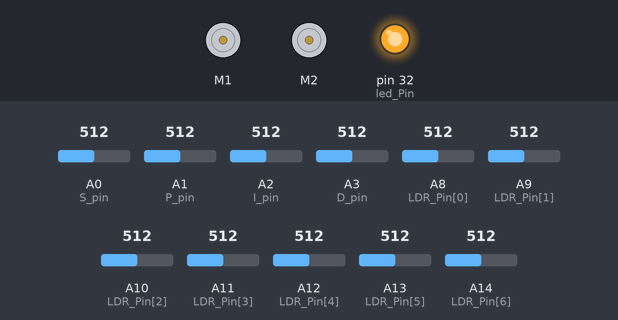
A sketch run on a simulated Arduino Mega 2560, built with avr-gcc and run on an emulated ATmega2560. On the bench: 2 × DC motor (green arrow = forward, orange = backward, longer = faster), output pins drawn as LEDs (lit = HIGH). Inputs (shaded band) come from the test bench; at power-on: A0 (S_pin) = 512, A1 (P_pin) = 512, A2 (I_pin) = 512, A3 (D_pin) = 512, A8 (LDR_Pin[0]) = 512, A9 (LDR_Pin[1]) = 512, A10 (LDR_Pin[2]) = 512, A11 (LDR_Pin[3]) = 512, A12 (LDR_Pin[4]) = 512, A13 (LDR_Pin[5]) = 512, A14 (LDR_Pin[6]) = 512.

Above: at 0.01 s.
At 17.9 s:
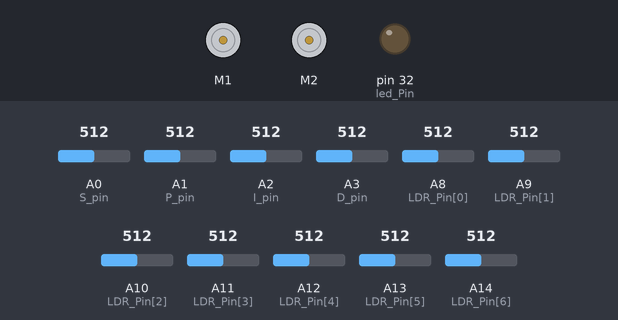
Timing chart, 0 to 19.4 s (numbered marks = the images above):
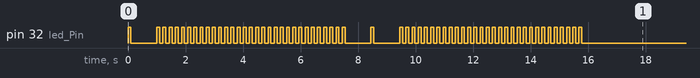

The sketch:

10_5_line_follower_code.ino
```cpp
/* ************************************************************************************************* */
// * ECE 201: Line Following Robot with PID + Safety Logic * //
/* ************************************************************************************************* */

// ************************************************************************************************* //
// Declare Variables

// Variables and Libaries for Motor
#include <Wire.h>
#include <Adafruit_MotorShield.h>

Adafruit_MotorShield AFMS = Adafruit_MotorShield();
// Motors can be switched here (1) <--> (2)
Adafruit_DCMotor *Motor1 = AFMS.getMotor(1); // left motor
Adafruit_DCMotor *Motor2 = AFMS.getMotor(2); // right motor

// Set Initial Speed of Motors (CAN BE EDITED BY USER)
// Default speed set to 60 as recommended
const int M1Sp = 60;
const int M2Sp = 60;

// Variables for Potentiometer
// Assigned to Analog pins A0-A3
const int S_pin = A0; //proportional control
const int P_pin = A1; //proportional control
const int I_pin = A2; //integral control
const int D_pin = A3; //derivative control

// User set SPID values
// These are the MAXIMUM values that the potentiometers can map to.
// Tuned for standard line following behavior.
const float speed       = 140; // Max added speed
const float proportion  = 80;  // Max Kp
const float integral    = 5;   // Max Ki (Keep small to prevent windup)
const float derivative  = 80;  // Max Kd

const int numMeas = 30; // setting numMeas to 40 as in code 10.4 is recommended

// Initialize SPID values to zero
int SpRead = 0; //Speed Increase
int kPRead = 0; //proportional gain
int kIRead = 0; //integral gain
int kDRead = 0; //derivative gain

// Variables for Light Sensors
// LDR_Pin holds 7 values of the LDR pin connection to the Arduino
int LDR_Pin[7] = {A8, A9, A10, A11, A12, A13, A14};
int LDR[7]; // this is an empty array that will hold the readings from our potentiometers

// LED Pin (PRESET DO NOT CHANGE)
int led_Pin = 32;

// Calibration Variables
float Mn[7]; // array containing minimum read values of every potentiometer
float Mx[7]; // array containing maximum read values of every potentiometer
float LDRf[7] = {0.,0.,0.,0.,0.,0.,0.}; // initialize the LDR read values to float zero

int MxRead; // maximum read value by any potentiometer
int MxIndex; // index (location in array) of max read value
float AveRead; // average read value of potentiometer
int CriteriaForMax; // value to determine whether a read value is a max
float WeightedAve; // weighted average after calibration

// Error calculation variables
int im0, im1, im2;

// Motor control variables
int M1SpeedtoMotor, M2SpeedtoMotor; // actual speeds motor will be rotating at
int Turn; // which direction and how sharply should the cart turn
int M1P = 0, M2P = 0; // proportion control for motors 1 and 2 respectively
float error; // current error
int lasterror = 0; // previous error
int sumerror = 0; // sum of total errors
float kP, kI, kD; // final values of P, I, and D used in control

// ************************************************************************************************* //
// setup - runs once
void setup() {
  Serial.begin(9600); // Standard baud rate
  AFMS.begin(); // initialize the motor

  pinMode(led_Pin, OUTPUT); // set the led_pin to be an output

  Calibrate(); // Calibrate black and white sensing

  ReadPotentiometers(); // Read potentiometer values (Sp, P, I, & D)

  delay(2000); // Delay to ensure cart is properly placed before moving

  RunMotors(); // Starts motors straight forward

} // end setup()

// ************************************************************************************************* //
// loop - runs/loops forever
void loop() {
  // Note: some functions are only helpful for debugging and can be commented out once functionality is ensured

  ReadPotentiometers(); // Only if you want to see Potentiometers working in set up as you run the line following

  ReadPhotoResistors(); // Read photoresistors and map to 0-100 based on calibration

  // *** SAFETY CHECK ***
  // If CheckSafety returns false, it means danger is detected.
  // We stop the motors and skip the PID calculation.
  if (CheckSafety() == false) {
    EmergencyStop();
    // Do NOT proceed to CalcError or RunMotors
    return; // Restart the loop immediately
  }

  CalcError();

  PID_Turn(); // PID Control and Output to motors to turn
  RunMotors(); // Uses info from

  //Print(); // Print values to serial monitor

} // end loop()

// ************************************************************************************************* //
// NEW: SAFETY FUNCTION
// Returns TRUE if it is safe to drive.
// Returns FALSE if the robot is lifted, falling, or completely lost.
bool CheckSafety() {
  int darkCount = 0;
  int whiteCount = 0;

  // Scan all 7 sensors
  for (int i = 0; i < 7; i++) {
    // 1. Detect Darkness (Cliff / Lifted)
    // If sensor reads high (> 90), it sees no reflection (air/cliff) or black line.
    if (LDR[i] > 90) {
      darkCount++;
    }

    // 2. Detect White (Lost Line)
    // If sensor reads low (< 15), it sees only white surface.
    if (LDR[i] < 15) {
      whiteCount++;
    }
  }

  // CONDITION 1: CLIFF DETECTED
  // If 6 or more sensors are "Dark", we are likely in the air or off a cliff.
  if (darkCount >= 6) {
    // Serial.println("SAFETY TRIGGER: CLIFF / LIFTED");
    return false; // Unsafe
  }

  // CONDITION 2: LINE LOST
  // If ALL 7 sensors see white, we have lost the line completely.
  // Stop to prevent wandering into walls.
  if (whiteCount >= 7) {
    // Serial.println("SAFETY TRIGGER: LINE LOST");
    return false; // Unsafe
  }

  return true; // Safe
}

// ************************************************************************************************* //
// NEW: EMERGENCY STOP FUNCTION
void EmergencyStop() {
  Motor1->run(RELEASE);
  Motor2->run(RELEASE);
  Motor1->setSpeed(0);
  Motor2->setSpeed(0);
}

// ************************************************************************************************* //
// function to quickly blink an LED
void fastBlink() {
  digitalWrite(led_Pin, HIGH); // turn on the LED
  delay(100); // wait for 100 milliseconds

  digitalWrite(led_Pin, LOW); // turn off the LED
  delay(100); // wait for 100 milliseconds
} // end fastBlink()

// ************************************************************************************************* //
// function to slowly blink an LED
void slowBlink() {
  digitalWrite(led_Pin, HIGH); // turn on the LED
  delay(100); // wait for 100 milliseconds

  digitalWrite(led_Pin, LOW); // turn off the LED
  delay(900); // wait for 900 milliseconds
} // end slowBlink()

// ************************************************************************************************* //
// function to calibrate
void Calibrate() {
  // wait to make sure cart is in position with sensors over a white (light) surface
  for (int calii = 0; calii < 1; calii++) { // wait four blinks for the cart to be positioned
    slowBlink(); // blink the indicator LED
  }

  // Calibration
  // White Calibration
  for (int calii = 0; calii < numMeas; calii++) { // Repeat for numMeas (40)

    fastBlink(); // blink the indicator LED

    for (int ci = 0; ci < 7; ci++) { // loop over all 7 LDRs
      LDRf[ci] = LDRf[ci] + (float) analogRead(LDR_Pin[ci]);
      delay(2);
    }
  }

  // Find average of each LDR's read values
  for (int cm = 0; cm < 7; cm++) { // loop over all 7 LDRs
    Mn[cm] = round(LDRf[cm] / (float)numMeas); // take average of each LDR's readings
    LDRf[cm] = 0.; // reset the array holding the sum of the LDR's readings
  }

 // Wait to move from White to Black Surface
  for (int calii = 0; calii < 2; calii++) { // wait ten blinks for the cart to be repositioned
    slowBlink();
  }

  // Black Calibration
  for (int calii = 0; calii < numMeas; calii++) { // Repeat for numMeas (40)

    fastBlink(); // blink the indicator LED

    for (int ci = 0; ci < 7; ci++) { // loop over all 7 LDRs
      LDRf[ci] = LDRf[ci] + (float) analogRead(LDR_Pin[ci]);
      delay(2);
    }
  }

  // Find average of each LDR's read values
  for (int cm = 0; cm < 7; cm++) { // loop over all 7 LDRs
    Mx[cm] = round(LDRf[cm] / (float)numMeas); // take average of each LDR's readings
    LDRf[cm] = 0.; // reset the array holding the sum of the LDR's readings
  }
} // end Calibrate()

// ************************************************************************************************* //
// function to read and map values from potentiometers
void ReadPotentiometers() {
  SpRead = map(analogRead(S_pin), 0, 1023, 0, speed);
  kPRead = map(analogRead(P_pin), 0, 1023, 0, proportion);
  kIRead = map(analogRead(I_pin), 0, 1023, 0, integral);
  kDRead = map(analogRead(D_pin), 0, 1023, 0, derivative);
} // end ReadPotentiometers()

// ************************************************************************************************* //
// function to start motors using nominal speed + speed addition from potentiometer
void RunMotors() {
  M1SpeedtoMotor = min(M1Sp + SpRead + M1P, 255); // limits speed to 255
  M2SpeedtoMotor = min(M2Sp + SpRead + M2P, 255); // remember M1Sp & M2Sp is defined at beginning of code (default 60)

  Motor1->setSpeed(abs(M1SpeedtoMotor));
  Motor2->setSpeed(abs(M2SpeedtoMotor));

  // Motor 1 control
  if (M1SpeedtoMotor > 0) {
    Motor1->run(FORWARD);
  } else { // < 0
    Motor1->run(BACKWARD);
  }

  // Motor 2 control
  if (M2SpeedtoMotor > 0) {
    Motor2->run(FORWARD);
  } else { // < 0
    Motor2->run(BACKWARD);
  }
} // end RunMotors()

// ************************************************************************************************* //
// function to read photo resistors, map from 0 to 100, and find darkest photo resitor (MxIndex)
void ReadPhotoResistors() {
  for (int Li = 0; Li < 7; Li++) { // loop over all 7 LDRs
    LDR[Li] = map(analogRead(LDR_Pin[Li]), Mn[Li], Mx[Li], 0, 100);
    //delay(2);
  }
} // end ReadPhotoResistors()

// ************************************************************************************************* //
// Calculate error from photoresistor readings
//  Do not worry about understanding or completing this function
void CalcError() {
  MxRead = -99; // initialize max read to an impossible value to ensure initialization does not impact functionality
  AveRead = 0.0; // initialize the average read

  for (int i = 0; i < 7; i = i + 1) { // loop over all of the LDRs
    if (MxRead < LDR[i]) { // if LDR value is greater than current max
      MxRead = LDR[i]; // set max equal to LDR value
      MxIndex = -1 * (i-3);
      im1 = (float)i;
    }
    AveRead = AveRead + (float)LDR[i]/7.;
  }
  CriteriaForMax = 2; // max should be at least twice as big as the other values
  if (MxRead > CriteriaForMax*AveRead) {
    if (im1 != 0 && im1 != 6) {
      im0 = im1 - 1;
      im2 = im1 + 1;
      WeightedAve = ((float)(LDR[im0] * im0 + LDR[im1]*im1 + LDR[im2] * im2))/((float)(LDR[im0] + LDR[im1] + LDR[im2]));
      error = -1 * (WeightedAve - 3);
    }
    else if (im1 == 0) {
      im2 = im1 + 1;
      WeightedAve = ((float)(LDR[im1]*im1 + LDR[im2]*im2))/((float)(LDR[im1]+LDR[im2]));
      error = -1 * (WeightedAve - 3);
    }
    else if (im1 == 6) {
      im0 = im1 - 1;
      WeightedAve = ((float)(LDR[im0]*im0 + LDR[im1]*im1))/((float)(LDR[im0]+LDR[im1]));
      error = -1 * (WeightedAve - 3);
    }
  }

  if (isnan(error)) {
    error = lasterror;
  } else {
    error = error;
  }
} // end CalcError()

// ************************************************************************************************* //
// function to make a turn (a basic P controller)
void PID_Turn() {
  // Read values are scaled PID constants from potentiometers
  kP = (float)kPRead;
  kI = (float)kIRead;
  kD = (float)kDRead;

  // error holds values from -3 to 3
  Turn = error * kP + sumerror * kI + (error - lasterror) * kD; //PID!!!!!

  sumerror = sumerror + error;

  // prevents integrator wind-up
  if (sumerror > 5) {
    sumerror = 5;
  } else if (sumerror < -5) {
    sumerror = -5;
  }

  lasterror = error;

  // One motor becomes slower and the other faster, to "turn"
  if (Turn < 0) { // turn in direction of M2
    M1P = Turn;
    M2P = -Turn;
  } else if (Turn > 0) { // turn in direction of M1
    M1P = Turn;
    M2P = -Turn;
  } else { // continue in straight line
    M1P = 0;
    M2P = 0;
  }
} // end PID_Turn()

// ************************************************************************************************* //
// function to print values of interest
void Print() {
  Serial.print(Turn); Serial.print(" ");
  Serial.print(error); Serial.print(" ");
  Serial.print(sumerror); Serial.print(" ");
  Serial.print(lasterror); Serial.print(" ");

  Serial.print("   |   "); // create a visual divider

  Serial.print(SpRead); Serial.print(" "); // Initial Speed addition from potentiometer
  Serial.print(kP); Serial.print(" "); // PID values from potentiometers after scaling
  Serial.print(kI); Serial.print(" ");
  Serial.print(kD); Serial.print(" ");

  Serial.print("   |   "); // create a visual divider

  Serial.print(LDR[0]); Serial.print(" "); // Each photo resistor value is shown
  Serial.print(LDR[1]); Serial.print(" ");
  Serial.print(LDR[2]); Serial.print(" ");
  Serial.print(LDR[3]); Serial.print(" ");
  Serial.print(LDR[4]); Serial.print(" ");
  Serial.print(LDR[5]); Serial.print(" ");
  Serial.print(LDR[6]); Serial.print(" ");

  Serial.print("   |   "); // create a visual divider

  Serial.print(MxRead); Serial.print(" "); // the maximum value from the photo resistors is shown again
  Serial.print(MxIndex);Serial.print(" "); // this is the index of that maximum (0 through 6) (aka which element in LDR)
  Serial.print(error); Serial.print(" "); // this will show the calculated error (-3 through 3)

  Serial.print("   |   "); // create a visual divider

  Serial.print(M1SpeedtoMotor); Serial.print(" "); // This prints the arduino output to each motor so you can see what the values (0-255)
  Serial.println(M2SpeedtoMotor); // that are sent to the motors would be without actually needing to power/run the motors

  delay(200); //just here to slow down the output for easier reading if wanted
                  // ensure delay is commented when actually running your robot or this will slow down sampling too much
                  // and prevent the cart from functioning well
}
```
